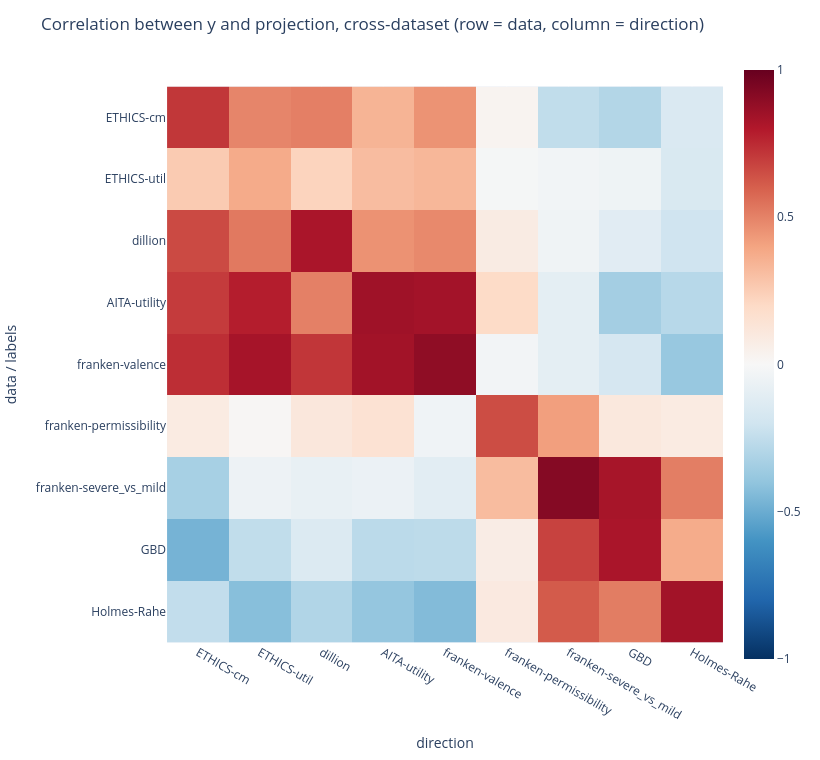

This figure's notebook cell:
### Markdown cell above
## 6. Correlations between labels and projections (Cross-Dataset)
Like section 5, but cross-dataset: for every (labels_i, direction_j) pair, project
subset i's embeddings onto subset j's fitted direction and correlate with subset i's
own `y`. Row = whose data/labels, column = whose direction. The diagonal reproduces
section 4's numbers; off-diagonal cells show how well one dataset's direction
generalizes to another's labels (e.g. franken-valence data projected onto the
nie-causal_role direction, correlated with the franken-valence labels).

### Code cell
Cross = np.zeros((len(labels), len(labels)))
for i, li in enumerate(labels):
    Xi, yi = embeddings[li], SUBSETS[li]["y"]
    for j, lj in enumerate(labels):
        proj = Xi @ directions[lj]
        Cross[i, j] = np.corrcoef(proj, yi)[0, 1]

fig = px.imshow(Cross, x=labels, y=labels, color_continuous_scale="RdBu_r", zmin=-1, zmax=1)
fig.update_yaxes(scaleanchor="x", constrain="domain")
fig.update_xaxes(constrain="domain")
fig.update_layout(title="Correlation between y and projection, cross-dataset (row = data, column = direction)",
                   width=820, height=760)
fig.update_xaxes(title="direction")
fig.update_yaxes(title="data / labels")
fig.show()

### Figure 1 — Plotly figure (JSON) as saved in the notebook; plotly's stock layout.template omitted (floating-point values rounded to 4 significant figures)
{"data": [{"coloraxis": "coloraxis", "hovertemplate": "x: %{x}<br>y: %{y}<br>color: %{z}<extra></extra>", "name": "0", "type": "heatmap", "x": ["ETHICS-cm", "ETHICS-util", "dillion", "AITA-utility", "franken-valence", "franken-permissibility", "franken-severe_vs_mild", "GBD", "Holmes-Rahe"], "xaxis": "x", "y": ["ETHICS-cm", "ETHICS-util", "dillion", "AITA-utility", "franken-valence", "franken-permissibility", "franken-severe_vs_mild", "GBD", "Holmes-Rahe"], "yaxis": "y", "z": [[0.7148, 0.4924, 0.5095, 0.3463, 0.4533, 0.02759, -0.2507, -0.2961, -0.1536], [0.2606, 0.3773, 0.2264, 0.3134, 0.3322, -0.01645, -0.02979, -0.04941, -0.1577], [0.6618, 0.5287, 0.8222, 0.4555, 0.4814, 0.08216, -0.04429, -0.1169, -0.2039], [0.702, 0.787, 0.5064, 0.8506, 0.84, 0.1943, -0.1001, -0.3426, -0.2829], [0.74, 0.8323, 0.7174, 0.844, 0.8924, -0.02806, -0.1005, -0.1742, -0.3817], [0.0881, 0.01113, 0.1138, 0.1503, -0.04168, 0.6534, 0.4164, 0.1092, 0.08821], [-0.333, -0.05518, -0.07773, -0.06326, -0.109, 0.3153, 0.9207, 0.8285, 0.5132], [-0.47, -0.251, -0.1445, -0.2695, -0.2631, 0.07678, 0.682, 0.8209, 0.3752], [-0.2477, -0.4249, -0.3005, -0.3912, -0.4381, 0.09713, 0.6139, 0.5171, 0.8417]]}], "layout": {"coloraxis": {"autocolorscale": false, "cmax": 1, "cmin": -1, "colorscale": [[0.0, "rgb(5,48,97)"], [0.1, "rgb(33,102,172)"], [0.2, "rgb(67,147,195)"], [0.3, "rgb(146,197,222)"], [0.4, "rgb(209,229,240)"], [0.5, "rgb(247,247,247)"], [0.6, "rgb(253,219,199)"], [0.7, "rgb(244,165,130)"], [0.8, "rgb(214,96,77)"], [0.9, "rgb(178,24,43)"], [1.0, "rgb(103,0,31)"]]}, "height": 760, "margin": {"t": 60}, "title": {"text": "Correlation between y and projection, cross-dataset (row = data, column = direction)"}, "width": 820, "xaxis": {"anchor": "y", "constrain": "domain", "domain": [0.0, 1.0], "scaleanchor": "y", "title": {"text": "direction"}}, "yaxis": {"anchor": "x", "autorange": "reversed", "constrain": "domain", "domain": [0.0, 1.0], "scaleanchor": "x", "title": {"text": "data / labels"}}}}
